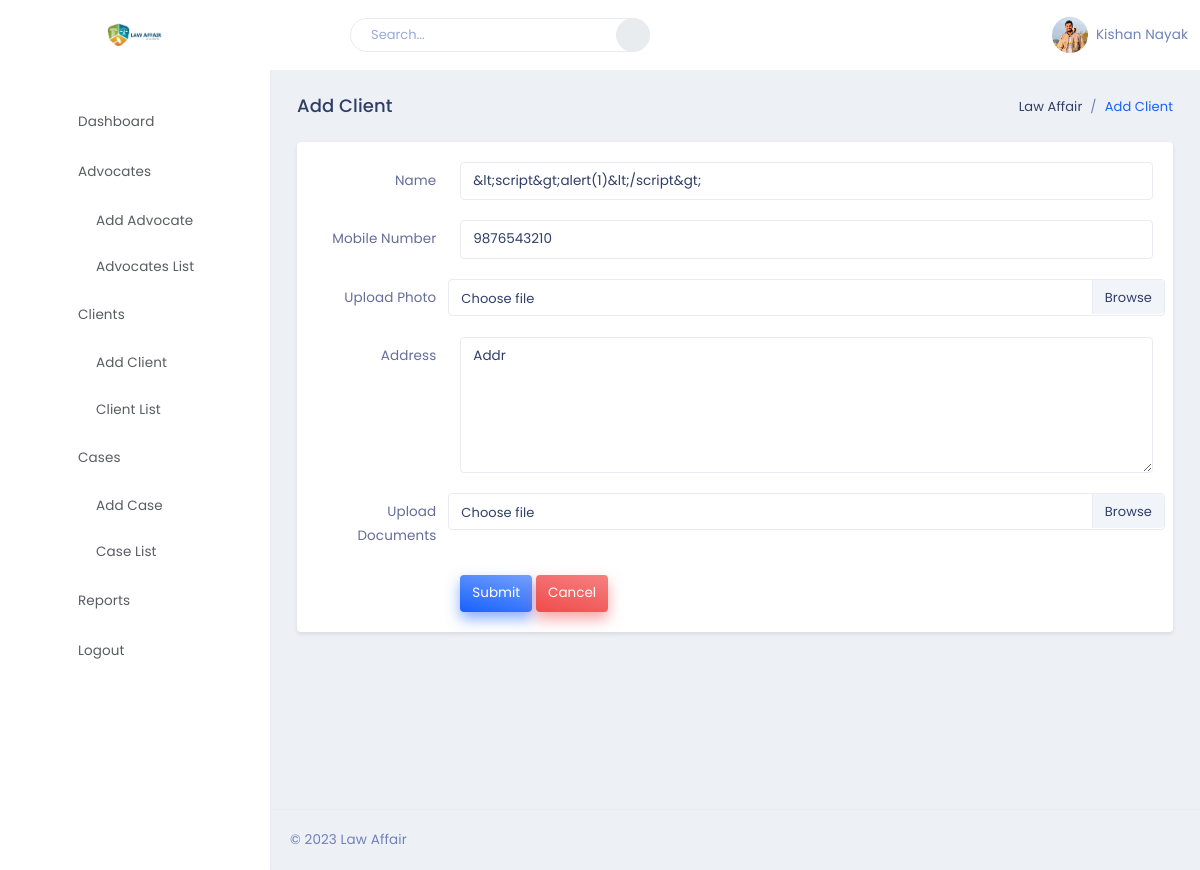
The app's page /admin/edit_client.php?id=4 (signed in) with its own data.
### tables this page shows
CREATE TABLE `clients` (
  `id` int(11) NOT NULL,
  `name` varchar(50) NOT NULL,
  `mobile_number` varchar(20) NOT NULL,
  `photo_name` varchar(100) DEFAULT NULL,
  `address` varchar(200) NOT NULL,
  `document_name` varchar(100) DEFAULT NULL,
  `username` varchar(50) NOT NULL,
  `created_at` timestamp NOT NULL DEFAULT current_timestamp(),
  `updated_at` timestamp NOT NULL DEFAULT current_timestamp() ON UPDATE current_timestamp()
);

### admin/Database.php (called while the page is built, shortened)
<?php
class ClientDetails {
    private $conn;
    public function __construct($conn) {
        $this->conn = $conn;
    }
    public function getClientDetails($id) {
        $stmt = $this->conn->prepare("SELECT id,name, mobile_number, photo_name, address, document_name FROM clients WHERE id = ?");
        $stmt->bindParam(1, $id, PDO::PARAM_INT);
        $stmt->execute();
        $result = $stmt->fetch(PDO::FETCH_ASSOC);
        return $result;
    }
}
?>

### admin/edit_client.php (the view, shortened to what this page needs)
<?php
require("top-navbar.php");
?>
<div class="page-wrapper">
    <div class="page-content">
        <div class="container-fluid">
            <div class="row">
                <div class="col-sm-12">
                    <div class="page-title-box">
                        <div class="float-right">
                            <ol class="breadcrumb">
                                <li class="breadcrumb-item"><a href="dashboard.php">Law Affair</a></li>
                                <li class="breadcrumb-item active">Add Client</li>
                            </ol>
                        </div>
                        <h4 class="page-title">Add Client</h4>
                    </div>
                </div>
            </div>
            <div class="row">
                <div class="col-lg-12">
                    <div class="card">
                        <?php
                        include 'config/config.php';
                        include 'Database.php';
                        $clientDetails = new ClientDetails($conn);
                        $id = $_GET['id'];
                        $client = $clientDetails->getClientDetails($id);
                        ?>
                        <div class="card-body">
                            <form action="update_client.php" method="POST" enctype="multipart/form-data">
                                <div class="row">
                                    <div class="col-lg-12">
                                        <div class="form-group row">
                                            <label for="example-text-input"
                                                class="col-sm-2 col-form-label text-right">Name</label>
                                            <div class="col-sm-10">
                                                <input class="form-control" name="name" type="text"
                                                    id="example-text-input" value="<?php echo htmlspecialchars($client['name']) ?>">
                                            </div>
                                        </div>
                                        <div class="form-group row">
                                            <label for="example-tel-input"
                                                class="col-sm-2 col-form-label text-right">Mobile
                                                Number</label>
                                            <div class="col-sm-10">
                                                <input class="form-control" name="mobileNumber" type="tel"
                                                    id="example-tel-input" value="<?php echo $client['mobile_number'] ?>">
                                            </div>
                                        </div>
                                        <div class="form-group row">
                                            <label for="example-datetime-local-input"
                                                class="col-sm-2 col-form-label text-right">Upload Photo</label>
                                            <div class="custom-file col-sm-10">
                                                <label class="custom-file-label" for="customFile">Choose file</label>
                                            </div>
                                        </div>
                                        <div class="form-group row">
                                            <label for="example-text-input"
                                                class="col-sm-2 col-form-label text-right">Address</label>
                                            <div class="col-sm-10">
                                                <textarea class="form-control" name="address" rows="5"
                                                    id="message"><?php echo $client['address'] ?></textarea>
                                            </div>
                                        </div>
                                        <div class="form-group row">
                                            <label for="example-datetime-local-input"
                                                class="col-sm-2 col-form-label text-right">Upload Documents</label>
                                            <div class="custom-file col-sm-10">
                                                <label class="custom-file-label" for="customFile">Choose file</label>
                                            </div>
                                        </div>
                                        <div class="row">
                                            <div class="col-sm-10 ml-auto">
                                                <button type="submit" class="btn btn-gradient-primary">Submit</button>
                                                <button type="button" class="btn btn-gradient-danger">Cancel</button>
                                            </div>
                                        </div>
                                    </div>
                                </div>
                            </form>
                        </div>
                    </div>
                </div>
            </div>
        </div>
        <footer class="footer text-center text-sm-left">
            &copy; 2023 Law Affair
        </footer>
    </div>
</div>
</body>
</html>

### records on screen
clients: name "&lt;script&gt;alert(1)&lt;/script&gt;", mobileNumber "9876543210", address "Addr"
